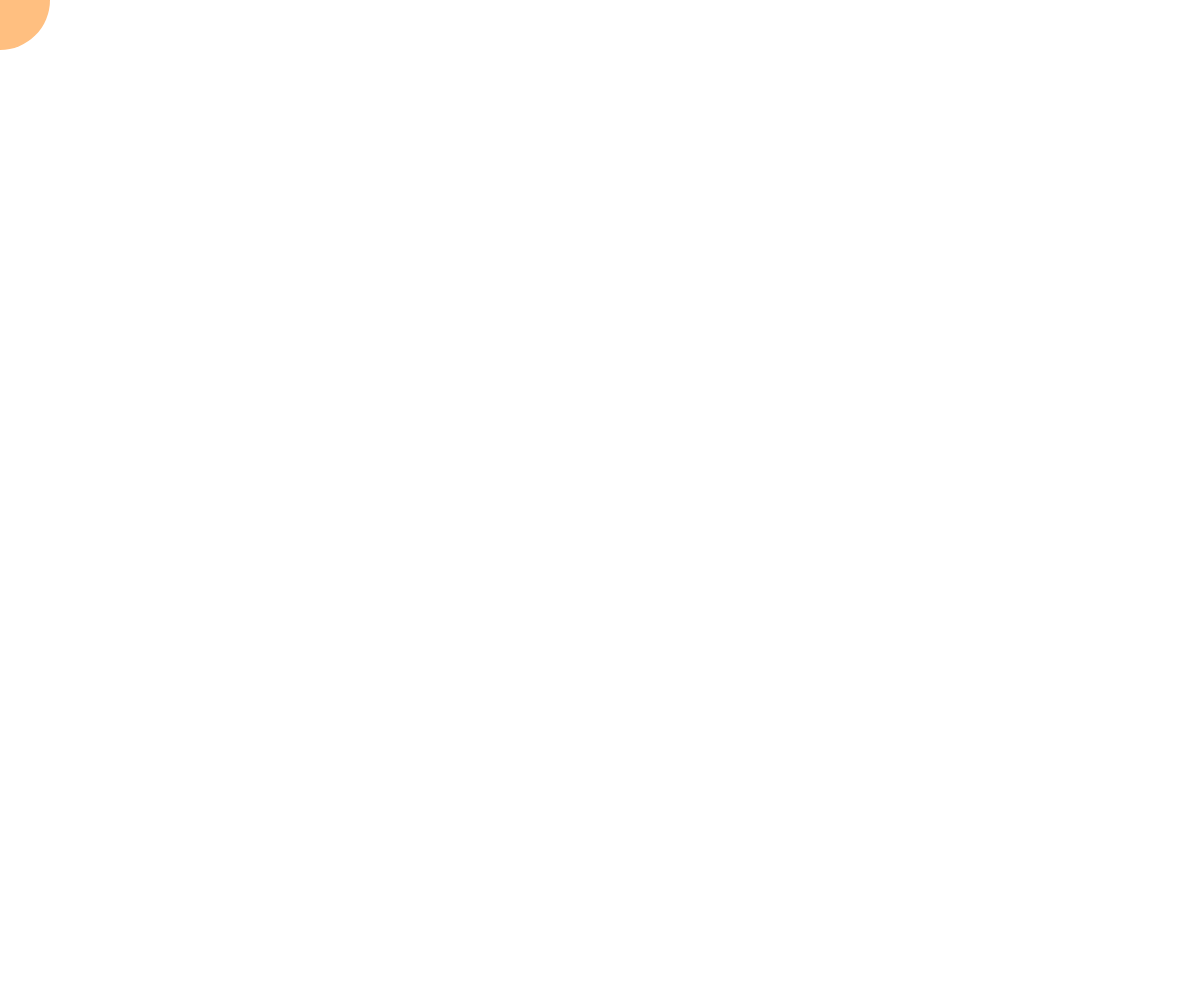
Frame 1 (no input)
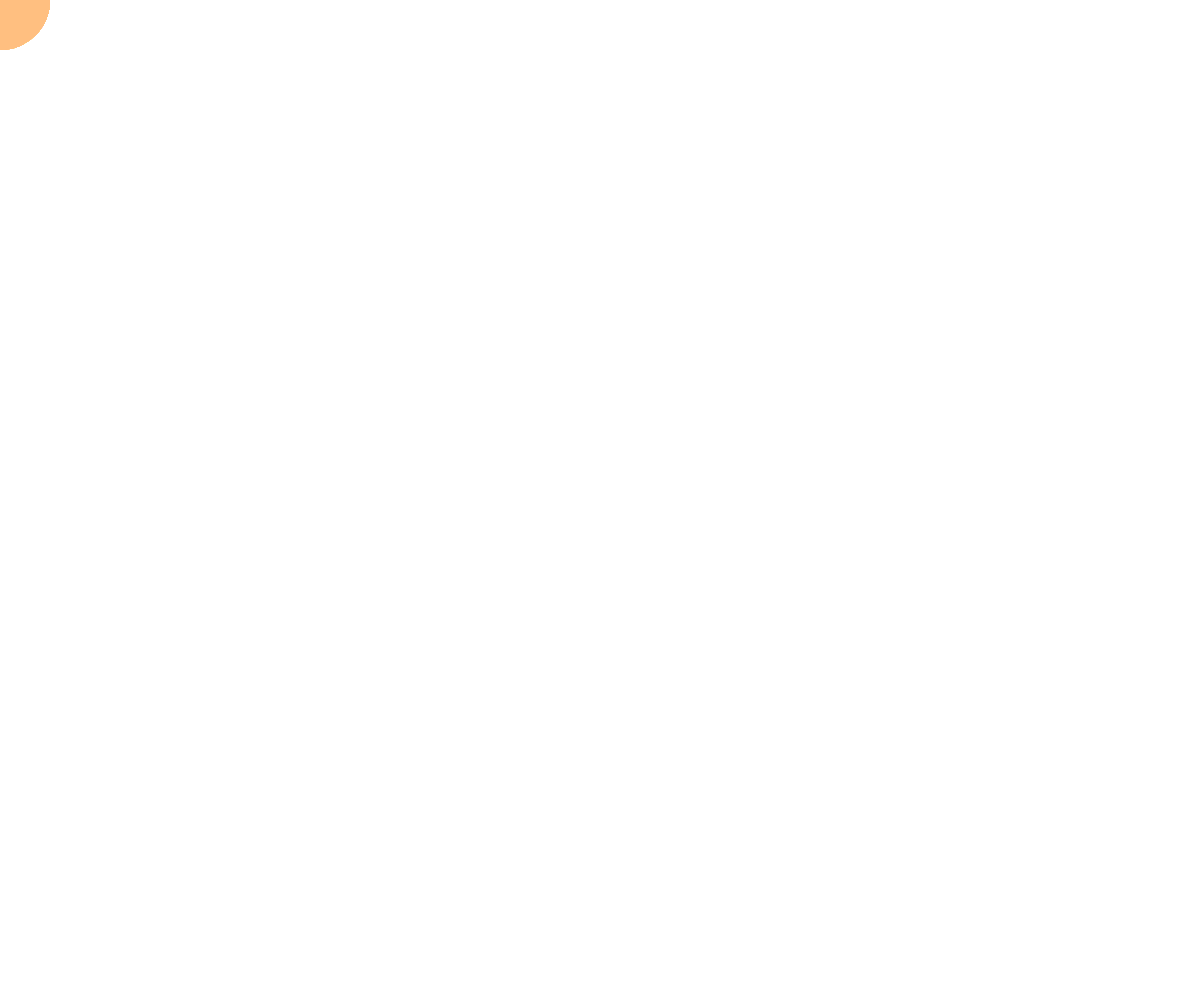
Frame 60 (no input)
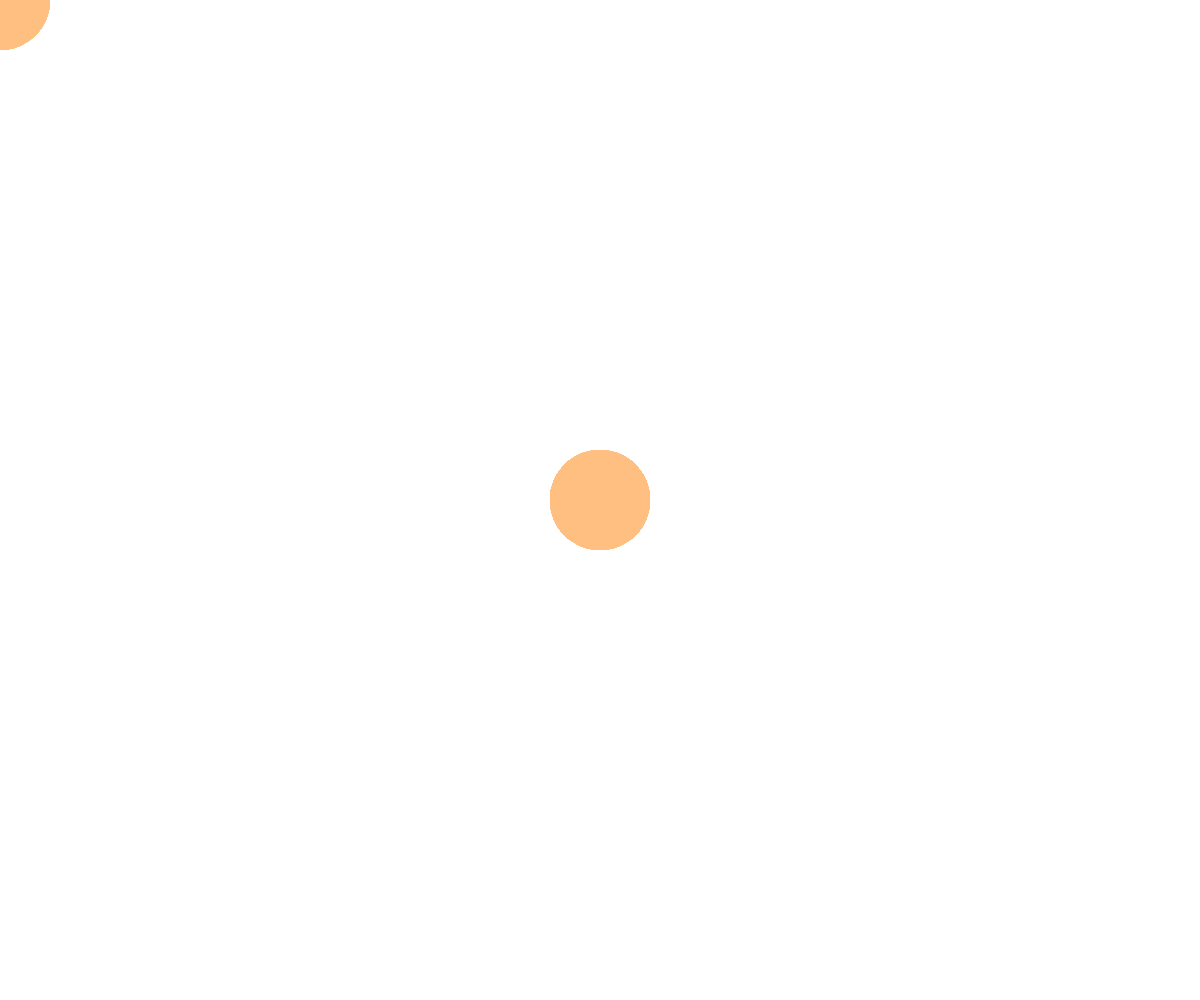
Frame 120 (the mouse pressed at the canvas centre since frame 60)

The p5.js sketch that drew these frames (run headless with seeded random() and noise() and a simulated clock; from frame 60 on, the mouse is pressed at the canvas centre):

// p5.js sketch
// ── sketch.js
function setup() {
  createCanvas(windowWidth, windowHeight);
  colorMode(HSB); // This is the "missing link" for your clr2 math!
  background(220); // Draw the background once at the start
}

function draw() {
  // Your code from the image goes here...
  var clr2 = color(30 + mouseX % 60, 50, 100);
  clr2.setAlpha(100);
  
  fill(clr2);
  noStroke();
  ellipse(mouseX, mouseY, 100, 100);
}
